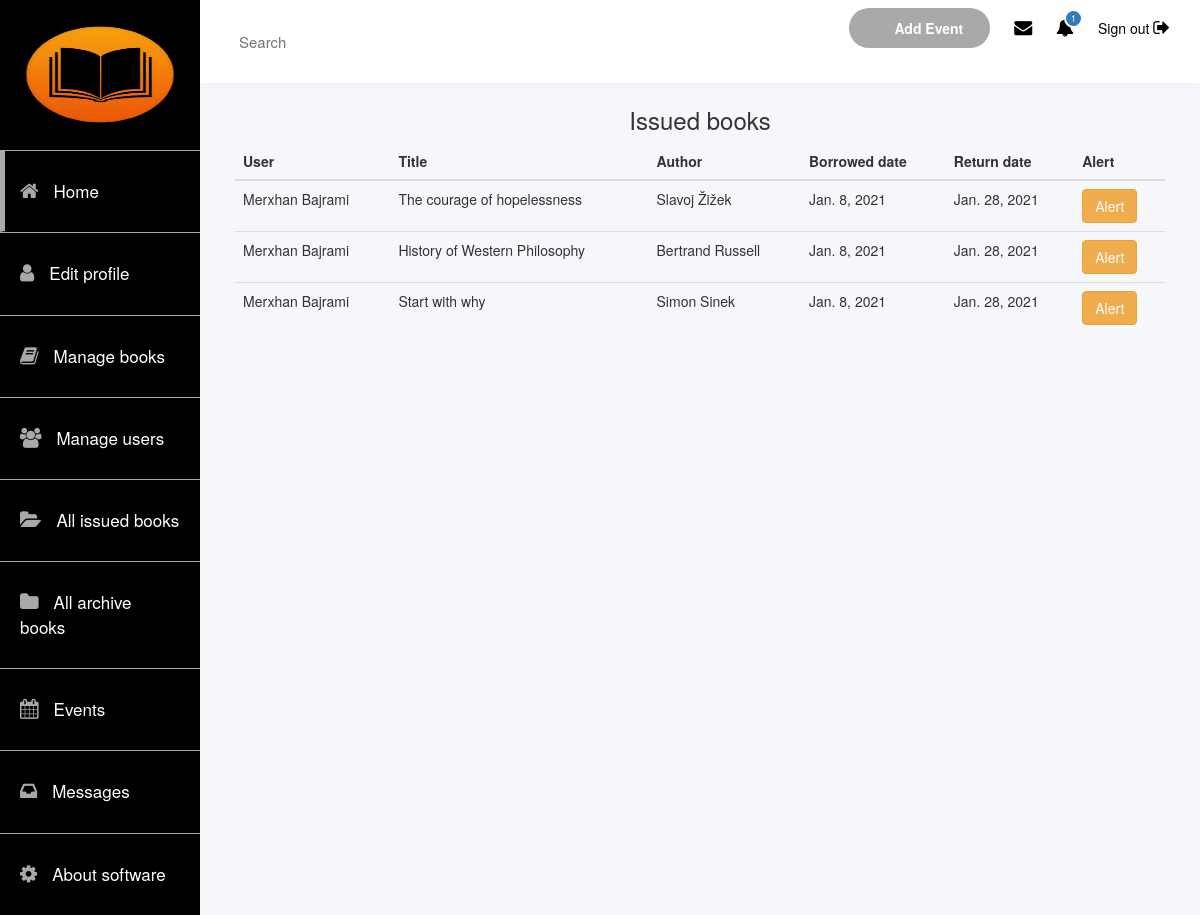
The app's page /library/issued-books/ with its own data.
### app/models.py (models this page shows, shortened)
class User(models.Model):
    name = models.CharField(max_length=100)
    email = models.CharField(max_length=200)
    username = models.CharField(max_length=50)
    password = models.CharField(max_length=200)
    points = models.IntegerField(default=0)
    address = models.CharField(max_length=200)
    is_admin = models.BooleanField(default=False)

class Book(models.Model):
    title = models.CharField(max_length=100)
    price = models.FloatField()
    available = models.BooleanField()
    category = models.CharField(max_length=200, default='Novel')
    quantity = models.IntegerField(default=1)
    author = models.ForeignKey(Author, on_delete=models.CASCADE)

class Author(models.Model):
    address = models.CharField(max_length=200)
    name = models.CharField(max_length=100)
    bio = models.CharField(max_length=2000, default=None)

class Borrow(models.Model):
    date = models.DateField()
    user = models.ForeignKey(User, on_delete=models.CASCADE)
    book = models.ForeignKey(Book, on_delete=models.CASCADE)

### app/views.py (the view)
# urls.py: path('issued-books/', views.issued, name="issued"),
def issued(request):
    m = Message.objects.filter(marked=False).count()
    result = Borrow.objects.all()
    user = User.objects.filter(username=request.session.get('username')).first()
    inbox = alert.objects.filter(user=user, is_read=False)
    books = []
    for r in result:
        book = Book.objects.filter(id=r.book_id).first()
        author = Author.objects.filter(id=book.author_id).first()
        user = User.objects.filter(id=r.user_id).first()
        borrowed_date = r.date
        return_date = r.date
        data = {
            'user': user,
            'book': book,
            'author': author,
            'borrow_date': borrowed_date,
            'return_date': return_date + timedelta(days=20),
        }
        if return_date <= datetime.datetime.now().date():
            books.append(data)
    context = {
        'books': books,
        'length':m,
        'total_inbox':len(inbox)
    }
    return render(request, 'admin_issued.html', context=context)

### app/templates/admin_issued.html
{% extends 'admin.html' %}
{% block content %}
             <div class="user-dashboard">
                        <div class="row mb-5">
                            <h3 style="text-align: center;">Issued books</h3>
                            <div class="col-md-12 col-sm-12 col-xs-12 gutter">
                                <table class="table">
                                      <thead class="thead">
                                        <tr>
                                          <th scope="col">User</th>
                                          <th scope="col">Title</th>
                                          <th scope="col">Author</th>
                                          <th scope="col">Borrowed date</th>
                                          <th scope="col">Return date</th>
                                          <th scope="col">Alert</th>
                                        </tr>
                                      </thead>
                                      <tbody>
                                      {% for b in books %}
                                        <tr>
                                           <td>{{b.user.name}}</td>
                                          <td>{{b.book.title}}</td>
                                          <td>{{b.author.name}}</td>
                                          <td>{{b.borrow_date}}</td>
                                           <td>{{b.return_date}}</td>
                                            <td><a href="{% url 'alert' b.user.id %}" class="btn btn-warning">Alert</a></td>
                                        </tr>
                                      {% endfor %}
                                      </tbody>
                                    </table>
                            </div>
                        </div>
        </div>
{% endblock %}

### app/static/css/admin.css (style rules this page uses)
a:focus,a:hover,a { outline:none; text-decoration: none; }
.home { background: #f6f7fa; }
.user-dashboard { padding: 0 20px; }

### records on screen
User: user.name "Merxhan Bajrami", book "The courage of hopelessness", author.name "Slavoj Žižek", borrow_date "Jan. 8, 2021", return_date "Jan. 28, 2021", book "History of Western Philosophy", author.name "Bertrand Russell", book "Start with why", author.name "Simon Sinek"

### other values on screen
{{ length }} "1"
